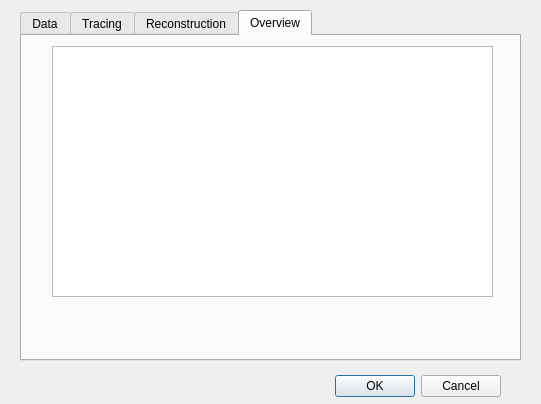
<?xml version="1.0" encoding="UTF-8"?>
<ui version="4.0">
 <class>SettingDialog</class>
 <widget class="QDialog" name="SettingDialog">
  <property name="geometry">
   <rect>
    <x>0</x>
    <y>0</y>
    <width>541</width>
    <height>404</height>
   </rect>
  </property>
  <property name="windowTitle">
   <string>Settings</string>
  </property>
  <widget class="QDialogButtonBox" name="buttonBox">
   <property name="geometry">
    <rect>
     <x>330</x>
     <y>370</y>
     <width>171</width>
     <height>32</height>
    </rect>
   </property>
   <property name="orientation">
    <enum>Qt::Horizontal</enum>
   </property>
   <property name="standardButtons">
    <set>QDialogButtonBox::Cancel|QDialogButtonBox::Ok</set>
   </property>
  </widget>
  <widget class="QTabWidget" name="tabWidget">
   <property name="geometry">
    <rect>
     <x>20</x>
     <y>10</y>
     <width>501</width>
     <height>351</height>
    </rect>
   </property>
   <property name="toolTip">
    <string>Scaling of the final reconstruction</string>
   </property>
   <property name="currentIndex">
    <number>3</number>
   </property>
   <widget class="QWidget" name="tab">
    <attribute name="title">
     <string>Data</string>
    </attribute>
    <widget class="QWidget" name="layoutWidget">
     <property name="geometry">
      <rect>
       <x>10</x>
       <y>31</y>
       <width>466</width>
       <height>58</height>
      </rect>
     </property>
     <layout class="QHBoxLayout" name="horizontalLayout_4">
      <item>
       <layout class="QVBoxLayout" name="verticalLayout_6">
        <item>
         <spacer name="verticalSpacer_4">
          <property name="orientation">
           <enum>Qt::Vertical</enum>
          </property>
          <property name="sizeHint" stdset="0">
           <size>
            <width>20</width>
            <height>18</height>
           </size>
          </property>
         </spacer>
        </item>
        <item>
         <widget class="QLabel" name="label">
          <property name="text">
           <string>Resolution</string>
          </property>
         </widget>
        </item>
       </layout>
      </item>
      <item>
       <layout class="QVBoxLayout" name="verticalLayout">
        <item>
         <widget class="QLabel" name="label_2">
          <property name="text">
           <string>x</string>
          </property>
         </widget>
        </item>
        <item>
         <widget class="QDoubleSpinBox" name="XResSpinBox">
          <property name="decimals">
           <number>4</number>
          </property>
         </widget>
        </item>
       </layout>
      </item>
      <item>
       <layout class="QVBoxLayout" name="verticalLayout_2">
        <item>
         <widget class="QLabel" name="label_3">
          <property name="text">
           <string>y</string>
          </property>
         </widget>
        </item>
        <item>
         <widget class="QDoubleSpinBox" name="YResSpinBox">
          <property name="decimals">
           <number>4</number>
          </property>
         </widget>
        </item>
       </layout>
      </item>
      <item>
       <layout class="QVBoxLayout" name="verticalLayout_3">
        <item>
         <widget class="QLabel" name="label_4">
          <property name="text">
           <string>z</string>
          </property>
         </widget>
        </item>
        <item>
         <widget class="QDoubleSpinBox" name="ZResSpinBox">
          <property name="decimals">
           <number>4</number>
          </property>
         </widget>
        </item>
       </layout>
      </item>
      <item>
       <layout class="QVBoxLayout" name="verticalLayout_4">
        <item>
         <widget class="QLabel" name="label_9">
          <property name="text">
           <string>Unit</string>
          </property>
         </widget>
        </item>
        <item>
         <widget class="QComboBox" name="unitComboBox">
          <item>
           <property name="text">
            <string>pixel</string>
           </property>
          </item>
          <item>
           <property name="text">
            <string>um</string>
           </property>
          </item>
         </widget>
        </item>
       </layout>
      </item>
     </layout>
    </widget>
   </widget>
   <widget class="QWidget" name="tab_2">
    <attribute name="title">
     <string>Tracing</string>
    </attribute>
    <widget class="QWidget" name="layoutWidget1">
     <property name="geometry">
      <rect>
       <x>10</x>
       <y>0</y>
       <width>375</width>
       <height>279</height>
      </rect>
     </property>
     <layout class="QVBoxLayout" name="verticalLayout_5">
      <item>
       <layout class="QHBoxLayout" name="horizontalLayout_2">
        <item>
         <widget class="QLabel" name="label_5">
          <property name="text">
           <string>Trace effort</string>
          </property>
         </widget>
        </item>
        <item>
         <widget class="QComboBox" name="TraceComboBox">
          <item>
           <property name="text">
            <string>Hard</string>
           </property>
          </item>
          <item>
           <property name="text">
            <string>Normal</string>
           </property>
          </item>
         </widget>
        </item>
        <item>
         <spacer name="horizontalSpacer">
          <property name="orientation">
           <enum>Qt::Horizontal</enum>
          </property>
          <property name="sizeHint" stdset="0">
           <size>
            <width>40</width>
            <height>20</height>
           </size>
          </property>
         </spacer>
        </item>
       </layout>
      </item>
      <item>
       <spacer name="verticalSpacer_2">
        <property name="orientation">
         <enum>Qt::Vertical</enum>
        </property>
        <property name="sizeHint" stdset="0">
         <size>
          <width>20</width>
          <height>18</height>
         </size>
        </property>
       </spacer>
      </item>
      <item>
       <widget class="QCheckBox" name="maskCheckBox">
        <property name="text">
         <string>Masked</string>
        </property>
       </widget>
      </item>
      <item>
       <spacer name="verticalSpacer_8">
        <property name="orientation">
         <enum>Qt::Vertical</enum>
        </property>
        <property name="sizeHint" stdset="0">
         <size>
          <width>20</width>
          <height>18</height>
         </size>
        </property>
       </spacer>
      </item>
      <item>
       <layout class="QHBoxLayout" name="horizontalLayout">
        <item>
         <widget class="QLabel" name="label_6">
          <property name="text">
           <string>*Score threshold</string>
          </property>
         </widget>
        </item>
        <item>
         <widget class="QDoubleSpinBox" name="ScoreThreSpinBox"/>
        </item>
        <item>
         <spacer name="horizontalSpacer_2">
          <property name="orientation">
           <enum>Qt::Horizontal</enum>
          </property>
          <property name="sizeHint" stdset="0">
           <size>
            <width>40</width>
            <height>20</height>
           </size>
          </property>
         </spacer>
        </item>
       </layout>
      </item>
      <item>
       <spacer name="verticalSpacer">
        <property name="orientation">
         <enum>Qt::Vertical</enum>
        </property>
        <property name="sizeHint" stdset="0">
         <size>
          <width>20</width>
          <height>28</height>
         </size>
        </property>
       </spacer>
      </item>
      <item>
       <layout class="QHBoxLayout" name="horizontalLayout_12">
        <item>
         <layout class="QHBoxLayout" name="horizontalLayout_3">
          <item>
           <widget class="QLabel" name="label_8">
            <property name="text">
             <string>*Receptor</string>
            </property>
           </widget>
          </item>
          <item>
           <widget class="QComboBox" name="receptorComboBox">
            <item>
             <property name="text">
              <string>Default</string>
             </property>
            </item>
            <item>
             <property name="text">
              <string>Negative strengthen</string>
             </property>
            </item>
            <item>
             <property name="text">
              <string>Diff</string>
             </property>
            </item>
            <item>
             <property name="text">
              <string>Rectangle</string>
             </property>
            </item>
            <item>
             <property name="text">
              <string>Rpi template</string>
             </property>
            </item>
            <item>
             <property name="text">
              <string>2D</string>
             </property>
            </item>
           </widget>
          </item>
          <item>
           <widget class="QCheckBox" name="coneReceptorCheckBox">
            <property name="text">
             <string>Cone</string>
            </property>
           </widget>
          </item>
         </layout>
        </item>
        <item>
         <spacer name="horizontalSpacer_3">
          <property name="orientation">
           <enum>Qt::Horizontal</enum>
          </property>
          <property name="sizeHint" stdset="0">
           <size>
            <width>40</width>
            <height>20</height>
           </size>
          </property>
         </spacer>
        </item>
       </layout>
      </item>
      <item>
       <spacer name="verticalSpacer_3">
        <property name="orientation">
         <enum>Qt::Vertical</enum>
        </property>
        <property name="sizeHint" stdset="0">
         <size>
          <width>20</width>
          <height>18</height>
         </size>
        </property>
       </spacer>
      </item>
      <item>
       <widget class="QLabel" name="label_7">
        <property name="text">
         <string>*These options are for experimental purposes.</string>
        </property>
       </widget>
      </item>
     </layout>
    </widget>
   </widget>
   <widget class="QWidget" name="Reconstruction">
    <attribute name="title">
     <string>Reconstruction</string>
    </attribute>
    <widget class="QWidget" name="layoutWidget2">
     <property name="geometry">
      <rect>
       <x>21</x>
       <y>10</y>
       <width>406</width>
       <height>290</height>
      </rect>
     </property>
     <layout class="QVBoxLayout" name="verticalLayout_9">
      <item>
       <layout class="QHBoxLayout" name="horizontalLayout_5">
        <item>
         <layout class="QVBoxLayout" name="verticalLayout_7">
          <item>
           <spacer name="verticalSpacer_4b">
            <property name="orientation">
             <enum>Qt::Vertical</enum>
            </property>
            <property name="sizeHint" stdset="0">
             <size>
              <width>20</width>
              <height>18</height>
             </size>
            </property>
           </spacer>
          </item>
          <item>
           <widget class="QLabel" name="label_10">
            <property name="toolTip">
             <string>Scaling of the final reconstruction</string>
            </property>
            <property name="text">
             <string>Scale</string>
            </property>
           </widget>
          </item>
         </layout>
        </item>
        <item>
         <layout class="QVBoxLayout" name="verticalLayout_8">
          <item>
           <widget class="QLabel" name="label_11">
            <property name="text">
             <string>x-y</string>
            </property>
           </widget>
          </item>
          <item>
           <widget class="QDoubleSpinBox" name="XScaleSpinBox">
            <property name="decimals">
             <number>4</number>
            </property>
            <property name="value">
             <double>1.000000000000000</double>
            </property>
           </widget>
          </item>
         </layout>
        </item>
        <item>
         <layout class="QVBoxLayout" name="verticalLayout_10">
          <item>
           <widget class="QLabel" name="label_13">
            <property name="text">
             <string>z</string>
            </property>
           </widget>
          </item>
          <item>
           <widget class="QDoubleSpinBox" name="ZScaleSpinBox">
            <property name="decimals">
             <number>4</number>
            </property>
            <property name="value">
             <double>1.000000000000000</double>
            </property>
           </widget>
          </item>
         </layout>
        </item>
       </layout>
      </item>
      <item>
       <spacer name="verticalSpacer_9">
        <property name="orientation">
         <enum>Qt::Vertical</enum>
        </property>
        <property name="sizeHint" stdset="0">
         <size>
          <width>20</width>
          <height>13</height>
         </size>
        </property>
       </spacer>
      </item>
      <item>
       <layout class="QHBoxLayout" name="horizontalLayout_9">
        <item>
         <widget class="QLabel" name="label_16">
          <property name="toolTip">
           <string>Easy: use distance only; Hard: use distance and signal</string>
          </property>
          <property name="text">
           <string>Reconstruction effort</string>
          </property>
         </widget>
        </item>
        <item>
         <widget class="QComboBox" name="spComboBox">
          <item>
           <property name="text">
            <string>Easy</string>
           </property>
          </item>
          <item>
           <property name="text">
            <string>Hard</string>
           </property>
          </item>
         </widget>
        </item>
       </layout>
      </item>
      <item>
       <spacer name="verticalSpacer_5">
        <property name="orientation">
         <enum>Qt::Vertical</enum>
        </property>
        <property name="sizeHint" stdset="0">
         <size>
          <width>17</width>
          <height>17</height>
         </size>
        </property>
       </spacer>
      </item>
      <item>
       <layout class="QHBoxLayout" name="horizontalLayout_6">
        <item>
         <widget class="QLabel" name="label_12">
          <property name="toolTip">
           <string>Range to connect tubes</string>
          </property>
          <property name="text">
           <string>Neighbor range</string>
          </property>
         </widget>
        </item>
        <item>
         <widget class="QDoubleSpinBox" name="distSpinBox">
          <property name="value">
           <double>5.000000000000000</double>
          </property>
         </widget>
        </item>
        <item>
         <widget class="QLabel" name="label_14">
          <property name="text">
           <string>pixel</string>
          </property>
         </widget>
        </item>
       </layout>
      </item>
      <item>
       <spacer name="verticalSpacer_6">
        <property name="orientation">
         <enum>Qt::Vertical</enum>
        </property>
        <property name="sizeHint" stdset="0">
         <size>
          <width>20</width>
          <height>17</height>
         </size>
        </property>
       </spacer>
      </item>
      <item>
       <layout class="QHBoxLayout" name="horizontalLayout_8">
        <item>
         <widget class="QCheckBox" name="crossoverCheckBox">
          <property name="text">
           <string>Detect crossover</string>
          </property>
         </widget>
        </item>
        <item>
         <widget class="QCheckBox" name="treeCheckBox">
          <property name="text">
           <string>Single tree</string>
          </property>
         </widget>
        </item>
        <item>
         <widget class="QCheckBox" name="overshootCheckBox">
          <property name="text">
           <string>Remove overshoot</string>
          </property>
          <property name="checked">
           <bool>true</bool>
          </property>
         </widget>
        </item>
       </layout>
      </item>
      <item>
       <spacer name="verticalSpacer_7">
        <property name="orientation">
         <enum>Qt::Vertical</enum>
        </property>
        <property name="sizeHint" stdset="0">
         <size>
          <width>17</width>
          <height>13</height>
         </size>
        </property>
       </spacer>
      </item>
      <item>
       <layout class="QHBoxLayout" name="horizontalLayout_7">
        <item>
         <widget class="QLabel" name="label_15">
          <property name="text">
           <string>Root</string>
          </property>
         </widget>
        </item>
        <item>
         <widget class="QRadioButton" name="selectedRadioButton">
          <property name="text">
           <string>Selected</string>
          </property>
         </widget>
        </item>
        <item>
         <widget class="QRadioButton" name="autoRadioButton">
          <property name="text">
           <string>Auto</string>
          </property>
         </widget>
        </item>
       </layout>
      </item>
     </layout>
    </widget>
   </widget>
   <widget class="QWidget" name="Overview">
    <attribute name="title">
     <string>Overview</string>
    </attribute>
    <widget class="QPlainTextEdit" name="settingTextEdit">
     <property name="geometry">
      <rect>
       <x>30</x>
       <y>10</y>
       <width>441</width>
       <height>251</height>
      </rect>
     </property>
     <property name="readOnly">
      <bool>true</bool>
     </property>
     <property name="plainText">
      <string/>
     </property>
    </widget>
   </widget>
  </widget>
 </widget>
 <resources/>
 <connections>
  <connection>
   <sender>buttonBox</sender>
   <signal>accepted()</signal>
   <receiver>SettingDialog</receiver>
   <slot>accept()</slot>
   <hints>
    <hint type="sourcelabel">
     <x>248</x>
     <y>254</y>
    </hint>
    <hint type="destinationlabel">
     <x>157</x>
     <y>274</y>
    </hint>
   </hints>
  </connection>
  <connection>
   <sender>buttonBox</sender>
   <signal>rejected()</signal>
   <receiver>SettingDialog</receiver>
   <slot>reject()</slot>
   <hints>
    <hint type="sourcelabel">
     <x>316</x>
     <y>260</y>
    </hint>
    <hint type="destinationlabel">
     <x>286</x>
     <y>274</y>
    </hint>
   </hints>
  </connection>
 </connections>
</ui>
